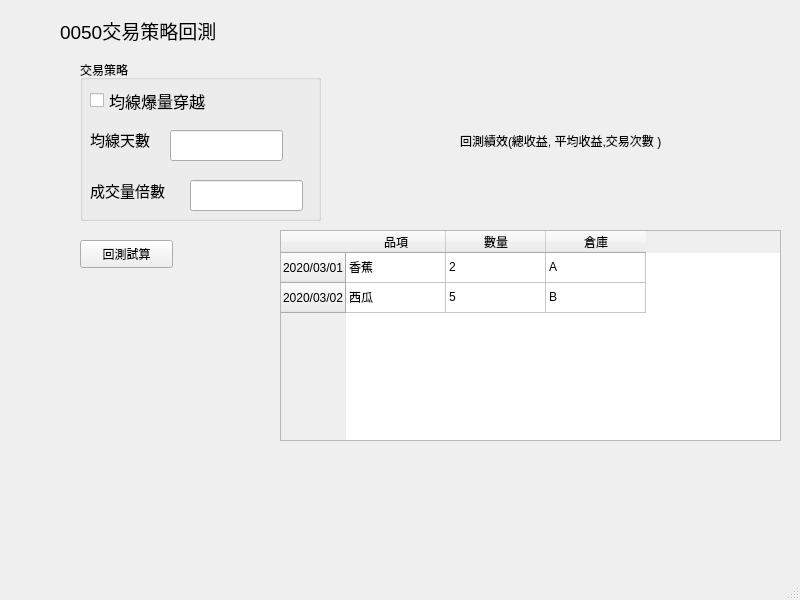
<?xml version="1.0" encoding="UTF-8"?>
<ui version="4.0">
 <class>MainWindow</class>
 <widget class="QMainWindow" name="MainWindow">
  <property name="geometry">
   <rect>
    <x>0</x>
    <y>0</y>
    <width>800</width>
    <height>600</height>
   </rect>
  </property>
  <property name="windowTitle">
   <string>MainWindow</string>
  </property>
  <widget class="QWidget" name="centralwidget">
   <widget class="QLabel" name="label">
    <property name="geometry">
     <rect>
      <x>60</x>
      <y>0</y>
      <width>191</width>
      <height>61</height>
     </rect>
    </property>
    <property name="text">
     <string>&lt;html&gt;&lt;head/&gt;&lt;body&gt;&lt;p&gt;&lt;span style=&quot; font-size:14pt;&quot;&gt;0050交易策略回測&lt;/span&gt;&lt;/p&gt;&lt;/body&gt;&lt;/html&gt;</string>
    </property>
   </widget>
   <widget class="QGroupBox" name="groupBox">
    <property name="geometry">
     <rect>
      <x>80</x>
      <y>60</y>
      <width>241</width>
      <height>161</height>
     </rect>
    </property>
    <property name="title">
     <string>交易策略</string>
    </property>
    <widget class="QCheckBox" name="checkBox">
     <property name="geometry">
      <rect>
       <x>10</x>
       <y>20</y>
       <width>151</width>
       <height>41</height>
      </rect>
     </property>
     <property name="font">
      <font>
       <family>Agency FB</family>
       <pointsize>12</pointsize>
      </font>
     </property>
     <property name="text">
      <string>均線爆量穿越</string>
     </property>
    </widget>
    <widget class="QLabel" name="label_2">
     <property name="geometry">
      <rect>
       <x>10</x>
       <y>64</y>
       <width>81</width>
       <height>31</height>
      </rect>
     </property>
     <property name="font">
      <font>
       <family>Agency FB</family>
       <pointsize>11</pointsize>
      </font>
     </property>
     <property name="text">
      <string>均線天數</string>
     </property>
    </widget>
    <widget class="QLabel" name="label_3">
     <property name="geometry">
      <rect>
       <x>10</x>
       <y>120</y>
       <width>101</width>
       <height>21</height>
      </rect>
     </property>
     <property name="font">
      <font>
       <family>Agency FB</family>
       <pointsize>11</pointsize>
      </font>
     </property>
     <property name="text">
      <string>成交量倍數</string>
     </property>
    </widget>
    <widget class="QLineEdit" name="lineEdit">
     <property name="geometry">
      <rect>
       <x>110</x>
       <y>120</y>
       <width>113</width>
       <height>31</height>
      </rect>
     </property>
    </widget>
    <widget class="QLineEdit" name="lineEdit_2">
     <property name="geometry">
      <rect>
       <x>90</x>
       <y>70</y>
       <width>113</width>
       <height>31</height>
      </rect>
     </property>
    </widget>
   </widget>
   <widget class="QPushButton" name="pushButton">
    <property name="geometry">
     <rect>
      <x>80</x>
      <y>240</y>
      <width>93</width>
      <height>28</height>
     </rect>
    </property>
    <property name="text">
     <string>回測試算</string>
    </property>
   </widget>
   <widget class="QLabel" name="label_4">
    <property name="geometry">
     <rect>
      <x>10</x>
      <y>290</y>
      <width>281</width>
      <height>231</height>
     </rect>
    </property>
    <property name="palette">
     <palette>
      <active>
       <colorrole role="WindowText">
        <brush brushstyle="SolidPattern">
         <color alpha="255">
          <red>255</red>
          <green>255</green>
          <blue>255</blue>
         </color>
        </brush>
       </colorrole>
       <colorrole role="Button">
        <brush brushstyle="SolidPattern">
         <color alpha="255">
          <red>0</red>
          <green>0</green>
          <blue>0</blue>
         </color>
        </brush>
       </colorrole>
       <colorrole role="Light">
        <brush brushstyle="SolidPattern">
         <color alpha="255">
          <red>0</red>
          <green>0</green>
          <blue>0</blue>
         </color>
        </brush>
       </colorrole>
       <colorrole role="Midlight">
        <brush brushstyle="SolidPattern">
         <color alpha="255">
          <red>0</red>
          <green>0</green>
          <blue>0</blue>
         </color>
        </brush>
       </colorrole>
       <colorrole role="Dark">
        <brush brushstyle="SolidPattern">
         <color alpha="255">
          <red>0</red>
          <green>0</green>
          <blue>0</blue>
         </color>
        </brush>
       </colorrole>
       <colorrole role="Mid">
        <brush brushstyle="SolidPattern">
         <color alpha="255">
          <red>0</red>
          <green>0</green>
          <blue>0</blue>
         </color>
        </brush>
       </colorrole>
       <colorrole role="Text">
        <brush brushstyle="SolidPattern">
         <color alpha="255">
          <red>255</red>
          <green>255</green>
          <blue>255</blue>
         </color>
        </brush>
       </colorrole>
       <colorrole role="BrightText">
        <brush brushstyle="SolidPattern">
         <color alpha="255">
          <red>255</red>
          <green>255</green>
          <blue>255</blue>
         </color>
        </brush>
       </colorrole>
       <colorrole role="ButtonText">
        <brush brushstyle="SolidPattern">
         <color alpha="255">
          <red>255</red>
          <green>255</green>
          <blue>255</blue>
         </color>
        </brush>
       </colorrole>
       <colorrole role="Base">
        <brush brushstyle="SolidPattern">
         <color alpha="255">
          <red>0</red>
          <green>0</green>
          <blue>0</blue>
         </color>
        </brush>
       </colorrole>
       <colorrole role="Window">
        <brush brushstyle="SolidPattern">
         <color alpha="255">
          <red>0</red>
          <green>0</green>
          <blue>0</blue>
         </color>
        </brush>
       </colorrole>
       <colorrole role="Shadow">
        <brush brushstyle="SolidPattern">
         <color alpha="255">
          <red>0</red>
          <green>0</green>
          <blue>0</blue>
         </color>
        </brush>
       </colorrole>
       <colorrole role="AlternateBase">
        <brush brushstyle="SolidPattern">
         <color alpha="255">
          <red>0</red>
          <green>0</green>
          <blue>0</blue>
         </color>
        </brush>
       </colorrole>
       <colorrole role="ToolTipBase">
        <brush brushstyle="SolidPattern">
         <color alpha="255">
          <red>255</red>
          <green>255</green>
          <blue>220</blue>
         </color>
        </brush>
       </colorrole>
       <colorrole role="ToolTipText">
        <brush brushstyle="SolidPattern">
         <color alpha="255">
          <red>0</red>
          <green>0</green>
          <blue>0</blue>
         </color>
        </brush>
       </colorrole>
      </active>
      <inactive>
       <colorrole role="WindowText">
        <brush brushstyle="SolidPattern">
         <color alpha="255">
          <red>255</red>
          <green>255</green>
          <blue>255</blue>
         </color>
        </brush>
       </colorrole>
       <colorrole role="Button">
        <brush brushstyle="SolidPattern">
         <color alpha="255">
          <red>0</red>
          <green>0</green>
          <blue>0</blue>
         </color>
        </brush>
       </colorrole>
       <colorrole role="Light">
        <brush brushstyle="SolidPattern">
         <color alpha="255">
          <red>0</red>
          <green>0</green>
          <blue>0</blue>
         </color>
        </brush>
       </colorrole>
       <colorrole role="Midlight">
        <brush brushstyle="SolidPattern">
         <color alpha="255">
          <red>0</red>
          <green>0</green>
          <blue>0</blue>
         </color>
        </brush>
       </colorrole>
       <colorrole role="Dark">
        <brush brushstyle="SolidPattern">
         <color alpha="255">
          <red>0</red>
          <green>0</green>
          <blue>0</blue>
         </color>
        </brush>
       </colorrole>
       <colorrole role="Mid">
        <brush brushstyle="SolidPattern">
         <color alpha="255">
          <red>0</red>
          <green>0</green>
          <blue>0</blue>
         </color>
        </brush>
       </colorrole>
       <colorrole role="Text">
        <brush brushstyle="SolidPattern">
         <color alpha="255">
          <red>255</red>
          <green>255</green>
          <blue>255</blue>
         </color>
        </brush>
       </colorrole>
       <colorrole role="BrightText">
        <brush brushstyle="SolidPattern">
         <color alpha="255">
          <red>255</red>
          <green>255</green>
          <blue>255</blue>
         </color>
        </brush>
       </colorrole>
       <colorrole role="ButtonText">
        <brush brushstyle="SolidPattern">
         <color alpha="255">
          <red>255</red>
          <green>255</green>
          <blue>255</blue>
         </color>
        </brush>
       </colorrole>
       <colorrole role="Base">
        <brush brushstyle="SolidPattern">
         <color alpha="255">
          <red>0</red>
          <green>0</green>
          <blue>0</blue>
         </color>
        </brush>
       </colorrole>
       <colorrole role="Window">
        <brush brushstyle="SolidPattern">
         <color alpha="255">
          <red>0</red>
          <green>0</green>
          <blue>0</blue>
         </color>
        </brush>
       </colorrole>
       <colorrole role="Shadow">
        <brush brushstyle="SolidPattern">
         <color alpha="255">
          <red>0</red>
          <green>0</green>
          <blue>0</blue>
         </color>
        </brush>
       </colorrole>
       <colorrole role="AlternateBase">
        <brush brushstyle="SolidPattern">
         <color alpha="255">
          <red>0</red>
          <green>0</green>
          <blue>0</blue>
         </color>
        </brush>
       </colorrole>
       <colorrole role="ToolTipBase">
        <brush brushstyle="SolidPattern">
         <color alpha="255">
          <red>255</red>
          <green>255</green>
          <blue>220</blue>
         </color>
        </brush>
       </colorrole>
       <colorrole role="ToolTipText">
        <brush brushstyle="SolidPattern">
         <color alpha="255">
          <red>0</red>
          <green>0</green>
          <blue>0</blue>
         </color>
        </brush>
       </colorrole>
      </inactive>
      <disabled>
       <colorrole role="WindowText">
        <brush brushstyle="SolidPattern">
         <color alpha="255">
          <red>0</red>
          <green>0</green>
          <blue>0</blue>
         </color>
        </brush>
       </colorrole>
       <colorrole role="Button">
        <brush brushstyle="SolidPattern">
         <color alpha="255">
          <red>0</red>
          <green>0</green>
          <blue>0</blue>
         </color>
        </brush>
       </colorrole>
       <colorrole role="Light">
        <brush brushstyle="SolidPattern">
         <color alpha="255">
          <red>0</red>
          <green>0</green>
          <blue>0</blue>
         </color>
        </brush>
       </colorrole>
       <colorrole role="Midlight">
        <brush brushstyle="SolidPattern">
         <color alpha="255">
          <red>0</red>
          <green>0</green>
          <blue>0</blue>
         </color>
        </brush>
       </colorrole>
       <colorrole role="Dark">
        <brush brushstyle="SolidPattern">
         <color alpha="255">
          <red>0</red>
          <green>0</green>
          <blue>0</blue>
         </color>
        </brush>
       </colorrole>
       <colorrole role="Mid">
        <brush brushstyle="SolidPattern">
         <color alpha="255">
          <red>0</red>
          <green>0</green>
          <blue>0</blue>
         </color>
        </brush>
       </colorrole>
       <colorrole role="Text">
        <brush brushstyle="SolidPattern">
         <color alpha="255">
          <red>0</red>
          <green>0</green>
          <blue>0</blue>
         </color>
        </brush>
       </colorrole>
       <colorrole role="BrightText">
        <brush brushstyle="SolidPattern">
         <color alpha="255">
          <red>255</red>
          <green>255</green>
          <blue>255</blue>
         </color>
        </brush>
       </colorrole>
       <colorrole role="ButtonText">
        <brush brushstyle="SolidPattern">
         <color alpha="255">
          <red>0</red>
          <green>0</green>
          <blue>0</blue>
         </color>
        </brush>
       </colorrole>
       <colorrole role="Base">
        <brush brushstyle="SolidPattern">
         <color alpha="255">
          <red>0</red>
          <green>0</green>
          <blue>0</blue>
         </color>
        </brush>
       </colorrole>
       <colorrole role="Window">
        <brush brushstyle="SolidPattern">
         <color alpha="255">
          <red>0</red>
          <green>0</green>
          <blue>0</blue>
         </color>
        </brush>
       </colorrole>
       <colorrole role="Shadow">
        <brush brushstyle="SolidPattern">
         <color alpha="255">
          <red>0</red>
          <green>0</green>
          <blue>0</blue>
         </color>
        </brush>
       </colorrole>
       <colorrole role="AlternateBase">
        <brush brushstyle="SolidPattern">
         <color alpha="255">
          <red>0</red>
          <green>0</green>
          <blue>0</blue>
         </color>
        </brush>
       </colorrole>
       <colorrole role="ToolTipBase">
        <brush brushstyle="SolidPattern">
         <color alpha="255">
          <red>255</red>
          <green>255</green>
          <blue>220</blue>
         </color>
        </brush>
       </colorrole>
       <colorrole role="ToolTipText">
        <brush brushstyle="SolidPattern">
         <color alpha="255">
          <red>0</red>
          <green>0</green>
          <blue>0</blue>
         </color>
        </brush>
       </colorrole>
      </disabled>
     </palette>
    </property>
    <property name="frameShape">
     <enum>QFrame::NoFrame</enum>
    </property>
    <property name="lineWidth">
     <number>3</number>
    </property>
    <property name="text">
     <string/>
    </property>
    <property name="wordWrap">
     <bool>false</bool>
    </property>
   </widget>
   <widget class="QLabel" name="label_5">
    <property name="geometry">
     <rect>
      <x>460</x>
      <y>130</y>
      <width>251</width>
      <height>21</height>
     </rect>
    </property>
    <property name="text">
     <string>回測績效(總收益, 平均收益,交易次數 )</string>
    </property>
   </widget>
   <widget class="QTableWidget" name="tableWidget">
    <property name="geometry">
     <rect>
      <x>280</x>
      <y>230</y>
      <width>501</width>
      <height>211</height>
     </rect>
    </property>
    <row>
     <property name="text">
      <string>2020/03/01</string>
     </property>
    </row>
    <row>
     <property name="text">
      <string>2020/03/02</string>
     </property>
    </row>
    <column>
     <property name="text">
      <string>品項</string>
     </property>
    </column>
    <column>
     <property name="text">
      <string>數量</string>
     </property>
    </column>
    <column>
     <property name="text">
      <string>倉庫</string>
     </property>
    </column>
    <item row="0" column="0">
     <property name="text">
      <string>香蕉</string>
     </property>
    </item>
    <item row="0" column="1">
     <property name="text">
      <string>2</string>
     </property>
    </item>
    <item row="0" column="2">
     <property name="text">
      <string>A</string>
     </property>
    </item>
    <item row="1" column="0">
     <property name="text">
      <string>西瓜</string>
     </property>
    </item>
    <item row="1" column="1">
     <property name="text">
      <string>5</string>
     </property>
    </item>
    <item row="1" column="2">
     <property name="text">
      <string>B</string>
     </property>
    </item>
   </widget>
  </widget>
  <widget class="QMenuBar" name="menubar">
   <property name="geometry">
    <rect>
     <x>0</x>
     <y>0</y>
     <width>800</width>
     <height>21</height>
    </rect>
   </property>
  </widget>
  <widget class="QStatusBar" name="statusbar"/>
 </widget>
 <resources/>
 <connections/>
</ui>
